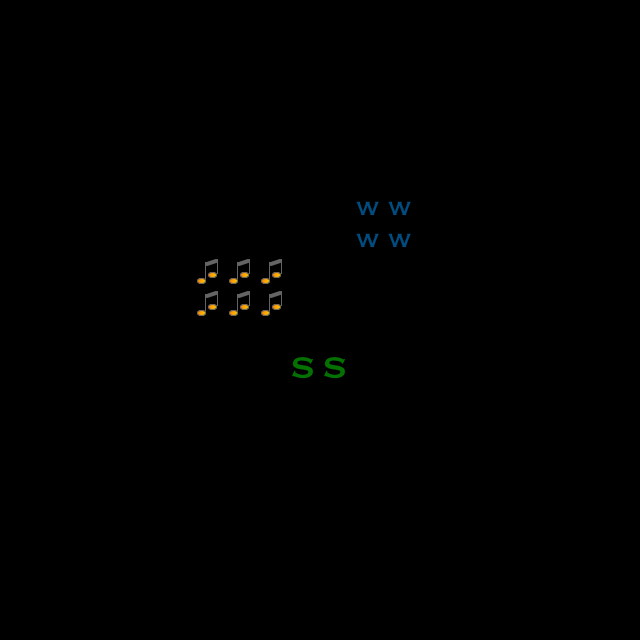

Rendered tile map (Tiled .tmx) drawn with the repository's tilesets; below, a short description and the full map source, tile grids included:
An orthogonal 20x20 tile map with 32x32 px tiles, 3 tile layers (customSound, start, web test) and 1 object (nextEventPopup).

<map version="1.5" tiledversion="1.7.2" orientation="orthogonal" renderorder="right-down" width="20" height="20" tilewidth="32" tileheight="32" infinite="0" nextlayerid="5" nextobjectid="2">
 <editorsettings>
  <export target="test.json" format="json" />
 </editorsettings>
 <properties>
  <property name="script" value="script.js" />
 </properties>
 <tileset firstgid="1" source="Tiles/walls.tsx" />
 <layer id="1" name="customSound" width="20" height="20">
  <properties>
   <property name="zone" value="customSound" />
  </properties>
  <data encoding="csv">
0,0,0,0,0,0,0,0,0,0,0,0,0,0,0,0,0,0,0,0,
0,0,0,0,0,0,0,0,0,0,0,0,0,0,0,0,0,0,0,0,
0,0,0,0,0,0,0,0,0,0,0,0,0,0,0,0,0,0,0,0,
0,0,0,0,0,0,0,0,0,0,0,0,0,0,0,0,0,0,0,0,
0,0,0,0,0,0,0,0,0,0,0,0,0,0,0,0,0,0,0,0,
0,0,0,0,0,0,0,0,0,0,0,0,0,0,0,0,0,0,0,0,
0,0,0,0,0,0,0,0,0,0,0,0,0,0,0,0,0,0,0,0,
0,0,0,0,0,0,0,0,0,0,0,0,0,0,0,0,0,0,0,0,
0,0,0,0,0,0,415,415,415,0,0,0,0,0,0,0,0,0,0,0,
0,0,0,0,0,0,415,415,415,0,0,0,0,0,0,0,0,0,0,0,
0,0,0,0,0,0,0,0,0,0,0,0,0,0,0,0,0,0,0,0,
0,0,0,0,0,0,0,0,0,0,0,0,0,0,0,0,0,0,0,0,
0,0,0,0,0,0,0,0,0,0,0,0,0,0,0,0,0,0,0,0,
0,0,0,0,0,0,0,0,0,0,0,0,0,0,0,0,0,0,0,0,
0,0,0,0,0,0,0,0,0,0,0,0,0,0,0,0,0,0,0,0,
0,0,0,0,0,0,0,0,0,0,0,0,0,0,0,0,0,0,0,0,
0,0,0,0,0,0,0,0,0,0,0,0,0,0,0,0,0,0,0,0,
0,0,0,0,0,0,0,0,0,0,0,0,0,0,0,0,0,0,0,0,
0,0,0,0,0,0,0,0,0,0,0,0,0,0,0,0,0,0,0,0,
0,0,0,0,0,0,0,0,0,0,0,0,0,0,0,0,0,0,0,0
</data>
 </layer>
 <layer id="3" name="start" width="20" height="20">
  <properties>
   <property name="startLayer" type="bool" value="true" />
  </properties>
  <data encoding="csv">
0,0,0,0,0,0,0,0,0,0,0,0,0,0,0,0,0,0,0,0,
0,0,0,0,0,0,0,0,0,0,0,0,0,0,0,0,0,0,0,0,
0,0,0,0,0,0,0,0,0,0,0,0,0,0,0,0,0,0,0,0,
0,0,0,0,0,0,0,0,0,0,0,0,0,0,0,0,0,0,0,0,
0,0,0,0,0,0,0,0,0,0,0,0,0,0,0,0,0,0,0,0,
0,0,0,0,0,0,0,0,0,0,0,0,0,0,0,0,0,0,0,0,
0,0,0,0,0,0,0,0,0,0,0,0,0,0,0,0,0,0,0,0,
0,0,0,0,0,0,0,0,0,0,0,0,0,0,0,0,0,0,0,0,
0,0,0,0,0,0,0,0,0,0,0,0,0,0,0,0,0,0,0,0,
0,0,0,0,0,0,0,0,0,0,0,0,0,0,0,0,0,0,0,0,
0,0,0,0,0,0,0,0,0,0,0,0,0,0,0,0,0,0,0,0,
0,0,0,0,0,0,0,0,0,410,410,0,0,0,0,0,0,0,0,0,
0,0,0,0,0,0,0,0,0,0,0,0,0,0,0,0,0,0,0,0,
0,0,0,0,0,0,0,0,0,0,0,0,0,0,0,0,0,0,0,0,
0,0,0,0,0,0,0,0,0,0,0,0,0,0,0,0,0,0,0,0,
0,0,0,0,0,0,0,0,0,0,0,0,0,0,0,0,0,0,0,0,
0,0,0,0,0,0,0,0,0,0,0,0,0,0,0,0,0,0,0,0,
0,0,0,0,0,0,0,0,0,0,0,0,0,0,0,0,0,0,0,0,
0,0,0,0,0,0,0,0,0,0,0,0,0,0,0,0,0,0,0,0,
0,0,0,0,0,0,0,0,0,0,0,0,0,0,0,0,0,0,0,0
</data>
 </layer>
 <layer id="4" name="web test" width="20" height="20">
  <properties>
   <property name="OpenWebsiteAllowApi" type="bool" value="true" />
   <property name="openWebsite" value="index.html" />
  </properties>
  <data encoding="csv">
0,0,0,0,0,0,0,0,0,0,0,0,0,0,0,0,0,0,0,0,
0,0,0,0,0,0,0,0,0,0,0,0,0,0,0,0,0,0,0,0,
0,0,0,0,0,0,0,0,0,0,0,0,0,0,0,0,0,0,0,0,
0,0,0,0,0,0,0,0,0,0,0,0,0,0,0,0,0,0,0,0,
0,0,0,0,0,0,0,0,0,0,0,0,0,0,0,0,0,0,0,0,
0,0,0,0,0,0,0,0,0,0,0,0,0,0,0,0,0,0,0,0,
0,0,0,0,0,0,0,0,0,0,0,413,413,0,0,0,0,0,0,0,
0,0,0,0,0,0,0,0,0,0,0,413,413,0,0,0,0,0,0,0,
0,0,0,0,0,0,0,0,0,0,0,0,0,0,0,0,0,0,0,0,
0,0,0,0,0,0,0,0,0,0,0,0,0,0,0,0,0,0,0,0,
0,0,0,0,0,0,0,0,0,0,0,0,0,0,0,0,0,0,0,0,
0,0,0,0,0,0,0,0,0,0,0,0,0,0,0,0,0,0,0,0,
0,0,0,0,0,0,0,0,0,0,0,0,0,0,0,0,0,0,0,0,
0,0,0,0,0,0,0,0,0,0,0,0,0,0,0,0,0,0,0,0,
0,0,0,0,0,0,0,0,0,0,0,0,0,0,0,0,0,0,0,0,
0,0,0,0,0,0,0,0,0,0,0,0,0,0,0,0,0,0,0,0,
0,0,0,0,0,0,0,0,0,0,0,0,0,0,0,0,0,0,0,0,
0,0,0,0,0,0,0,0,0,0,0,0,0,0,0,0,0,0,0,0,
0,0,0,0,0,0,0,0,0,0,0,0,0,0,0,0,0,0,0,0,
0,0,0,0,0,0,0,0,0,0,0,0,0,0,0,0,0,0,0,0
</data>
 </layer>
 <objectgroup id="2" name="floorLayer">
  <object id="1" name="nextEventPopup" x="187.02" y="413.303" width="334.776" height="118.825" />
 </objectgroup>
</map>
